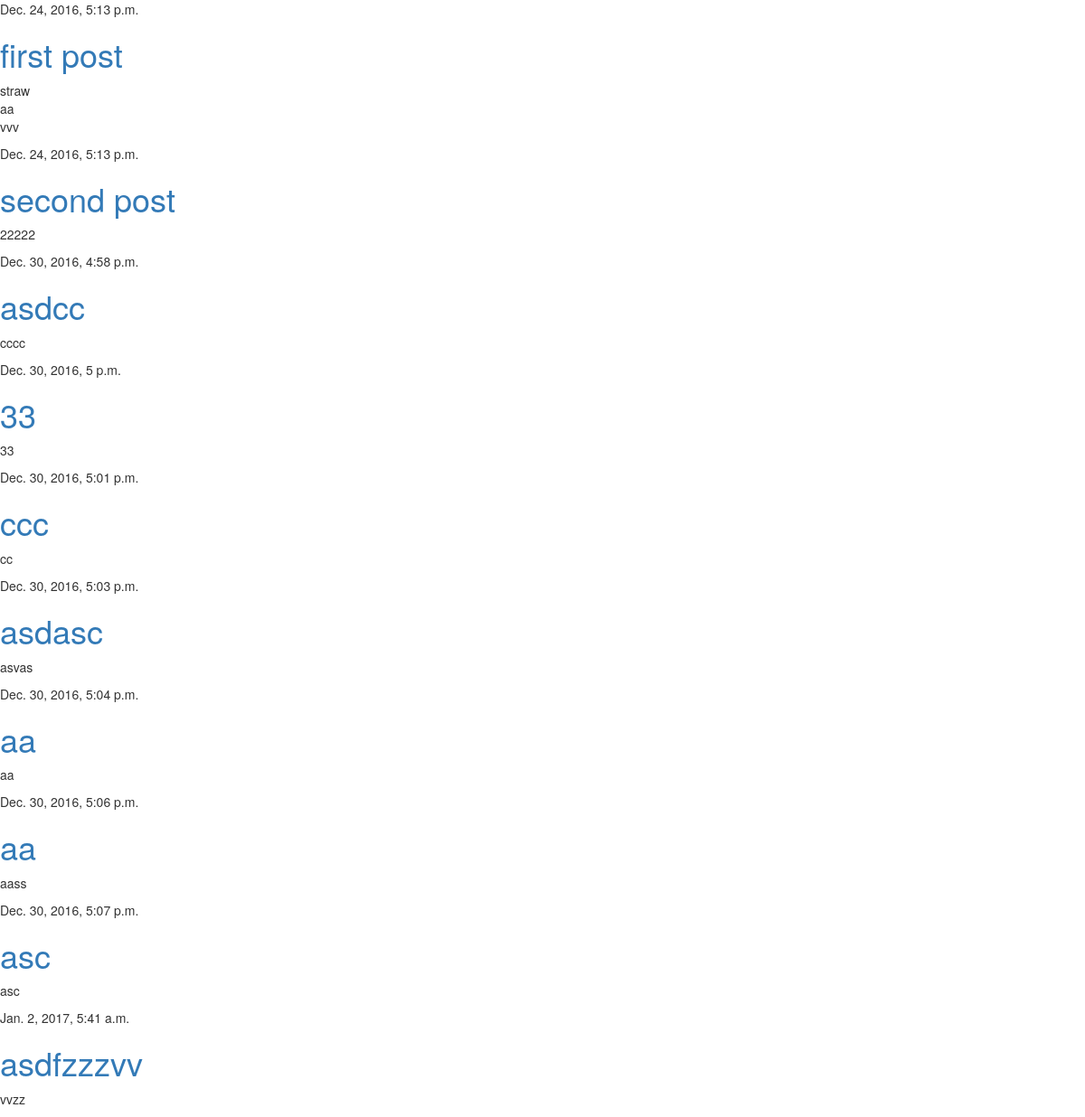
Page /post/ on the committed database.
### myblog/models.py (models this page shows, shortened)
class Post(models.Model):
    title = models.CharField(max_length=200)
    content = models.TextField()
    published_date = models.DateTimeField(default=timezone.now)

### myblog/views.py (the view)
def postList(request):
    posts = Post.objects.all()
    return render(request, 'blog/postList.html', {'posts': posts})

### myblog/templates/blog/postList.html (shortened to what this page needs)
{% load staticfiles %}
<!DOCTYPE html>
<html>
	<head>
		<link rel="stylesheet" href="//maxcdn.bootstrapcdn.com/bootstrap/3.2.0/css/bootstrap.min.css">
    <link rel="stylesheet" href="//maxcdn.bootstrapcdn.com/bootstrap/3.2.0/css/bootstrap-theme.min.css">
	</head>
	<body>
		{% for post in posts %}
        <div class="post">
            <div class="date">
                {{ post.published_date }}
            </div>
            <h1><a href="{% url 'readPost' id=post.id %}">{{ post.title }}</a></h1>
            <p>{{ post.content|linebreaks }}</p>
        </div>
    {% endfor %}
	</body>
</html>

### rows in the picture
Post: published_date "Dec. 24, 2016, 5:13 p.m.", title "first post", content "straw aa vvv"
Post: published_date "Dec. 24, 2016, 5:13 p.m.", title "second post", content "22222"
Post: published_date "Dec. 30, 2016, 4:58 p.m.", title "asdcc", content "cccc"
Post: published_date "Dec. 30, 2016, 5 p.m.", title "33", content "33"
Post: published_date "Dec. 30, 2016, 5:01 p.m.", title "ccc", content "cc"
Post: published_date "Dec. 30, 2016, 5:03 p.m.", title "asdasc", content "asvas"
Post: published_date "Dec. 30, 2016, 5:04 p.m.", title "aa", content "aa"
Post: published_date "Dec. 30, 2016, 5:06 p.m.", title "aa", content "aass"
Post: published_date "Dec. 30, 2016, 5:07 p.m.", title "asc", content "asc"
Post: published_date "Jan. 2, 2017, 5:41 a.m.", title "asdfzzzvv", content "vvzz"
